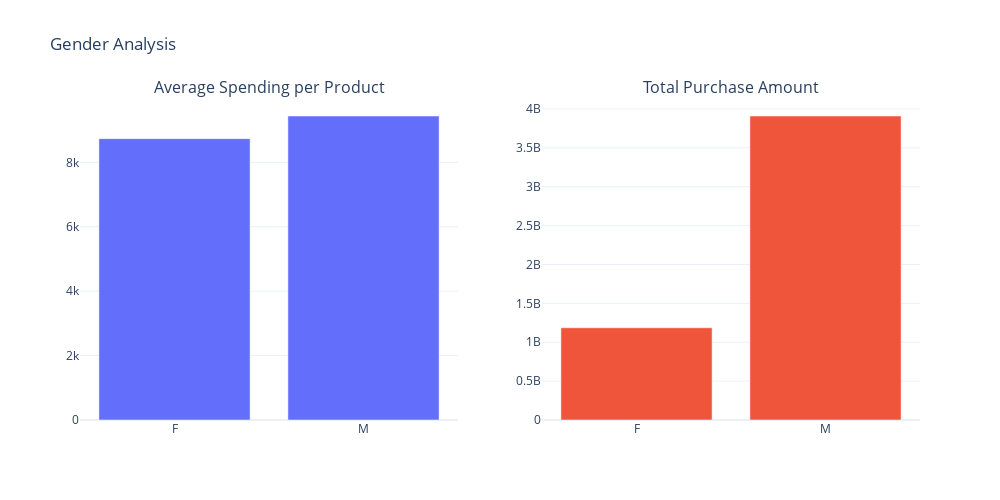
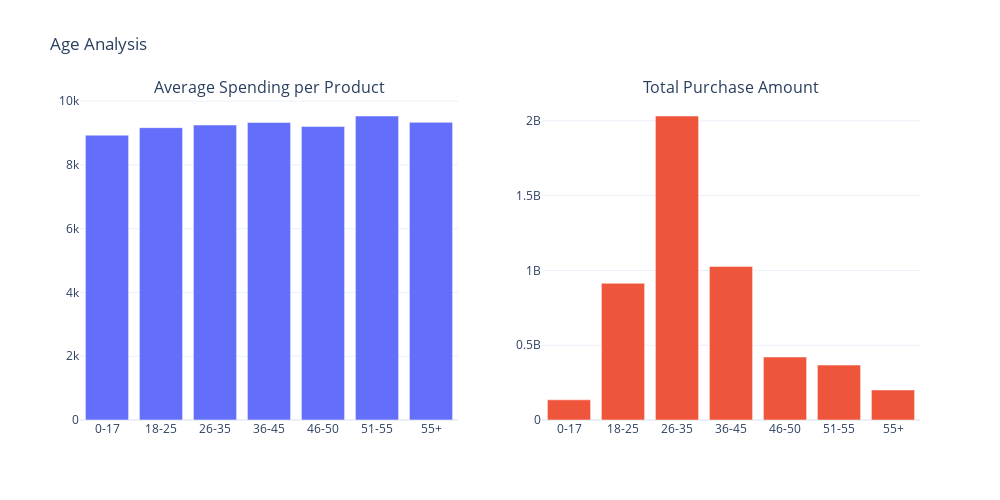
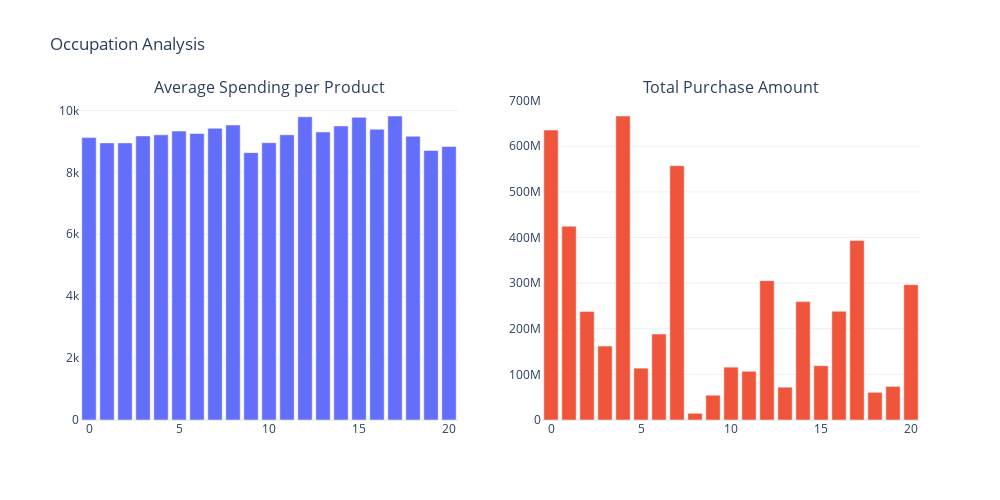
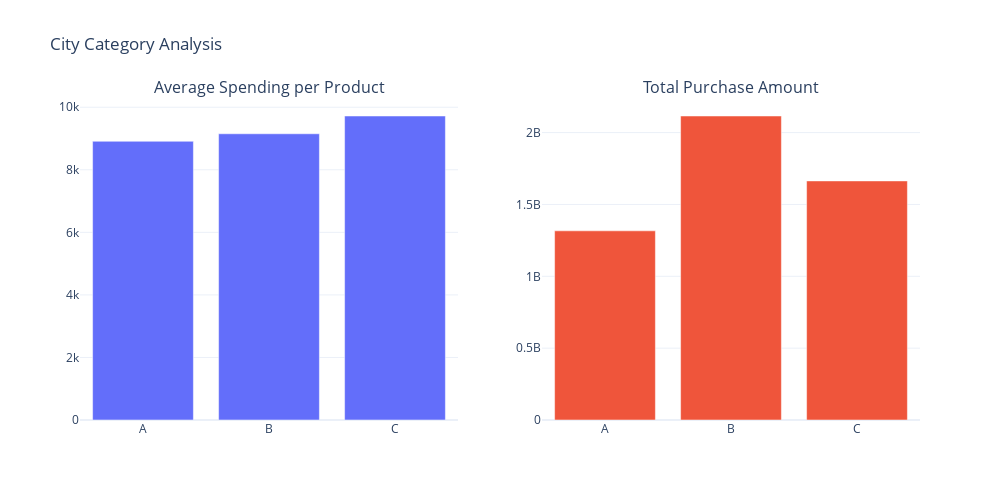

The notebook cell these images were saved under, in order:
### Code cell
figure_list

for i in figure_list:
    i.show()

### Figure 1 — Plotly figure (JSON) as saved in the notebook; plotly's stock layout.template omitted (floating-point values rounded to 4 significant figures)
{"data": [{"name": "Average Spending per Product", "type": "bar", "x": ["F", "M"], "xaxis": "x", "y": [8735.0, 9438.0], "yaxis": "y"}, {"name": "Total Purchase Amount", "type": "bar", "x": ["F", "M"], "xaxis": "x2", "y": [1186232642, 3909580100], "yaxis": "y2"}], "layout": {"annotations": [{"font": {"size": 16}, "showarrow": false, "text": "Average Spending per Product", "x": 0.225, "xanchor": "center", "xref": "paper", "y": 1, "yanchor": "bottom", "yref": "paper"}, {"font": {"size": 16}, "showarrow": false, "text": "Total Purchase Amount", "x": 0.775, "xanchor": "center", "xref": "paper", "y": 1, "yanchor": "bottom", "yref": "paper"}], "height": 500, "showlegend": false, "title": {"text": "Gender Analysis"}, "width": 1000, "xaxis": {"anchor": "y", "domain": [0, 0.45]}, "xaxis2": {"anchor": "y2", "domain": [0.55, 1]}, "yaxis": {"anchor": "x", "domain": [0, 1]}, "yaxis2": {"anchor": "x2", "domain": [0, 1]}}}

### Figure 2 — Plotly figure (JSON) as saved in the notebook; plotly's stock layout.template omitted (floating-point values rounded to 4 significant figures)
{"data": [{"name": "Average Spending per Product", "type": "bar", "x": ["0-17", "18-25", "26-35", "36-45", "46-50", "51-55", "55+"], "xaxis": "x", "y": [8933.0, 9170.0, 9253.0, 9331.0, 9209.0, 9535.0, 9336.0], "yaxis": "y"}, {"name": "Total Purchase Amount", "type": "bar", "x": ["0-17", "18-25", "26-35", "36-45", "46-50", "51-55", "55+"], "xaxis": "x2", "y": [134913183, 913848675, 2031770578, 1026569884, 420843403, 367099644, 200767375], "yaxis": "y2"}], "layout": {"annotations": [{"font": {"size": 16}, "showarrow": false, "text": "Average Spending per Product", "x": 0.225, "xanchor": "center", "xref": "paper", "y": 1, "yanchor": "bottom", "yref": "paper"}, {"font": {"size": 16}, "showarrow": false, "text": "Total Purchase Amount", "x": 0.775, "xanchor": "center", "xref": "paper", "y": 1, "yanchor": "bottom", "yref": "paper"}], "height": 500, "showlegend": false, "title": {"text": "Age Analysis"}, "width": 1000, "xaxis": {"anchor": "y", "domain": [0, 0.45]}, "xaxis2": {"anchor": "y2", "domain": [0.55, 1]}, "yaxis": {"anchor": "x", "domain": [0, 1]}, "yaxis2": {"anchor": "x2", "domain": [0, 1]}}}

### Figure 3 — Plotly figure (JSON) as saved in the notebook; plotly's stock layout.template omitted (floating-point values rounded to 4 significant figures)
{"data": [{"name": "Average Spending per Product", "type": "bar", "x": [0, 1, 2, 3, 4, 5, 6, 7, 8, 9, 10, 11, 12, 13, 14, 15, 16, 17, 18, 19, 20], "xaxis": "x", "y": [9124.0, 8953.0, 8952.0, 9179.0, 9214.0, 9333.0, 9257.0, 9426.0, 9533.0, 8638.0, 8959.0, 9214.0, 9797.0, 9306.0, 9501.0, 9779.0, 9394.0, 9821.0, 9170.0, 8711.0, 8836.0], "yaxis": "y"}, {"name": "Total Purchase Amount", "type": "bar", "x": [0, 1, 2, 3, 4, 5, 6, 7, 8, 9, 10, 11, 12, 13, 14, 15, 16, 17, 18, 19, 20], "xaxis": "x2", "y": [635406958, 424614144, 238028583, 162002168, 666244484, 113649759, 188416784, 557371587, 14737388, 54340046, 115844465, 106751618, 305449446, 71919481, 259454692, 118960211, 238346955, 393281453, 60721461, 73700617, 296570442], "yaxis": "y2"}], "layout": {"annotations": [{"font": {"size": 16}, "showarrow": false, "text": "Average Spending per Product", "x": 0.225, "xanchor": "center", "xref": "paper", "y": 1, "yanchor": "bottom", "yref": "paper"}, {"font": {"size": 16}, "showarrow": false, "text": "Total Purchase Amount", "x": 0.775, "xanchor": "center", "xref": "paper", "y": 1, "yanchor": "bottom", "yref": "paper"}], "height": 500, "showlegend": false, "title": {"text": "Occupation Analysis"}, "width": 1000, "xaxis": {"anchor": "y", "domain": [0, 0.45]}, "xaxis2": {"anchor": "y2", "domain": [0.55, 1]}, "yaxis": {"anchor": "x", "domain": [0, 1]}, "yaxis2": {"anchor": "x2", "domain": [0, 1]}}}

### Figure 4 — Plotly figure (JSON) as saved in the notebook; plotly's stock layout.template omitted (floating-point values rounded to 4 significant figures)
{"data": [{"name": "Average Spending per Product", "type": "bar", "x": ["A", "B", "C"], "xaxis": "x", "y": [8912.0, 9151.0, 9720.0], "yaxis": "y"}, {"name": "Total Purchase Amount", "type": "bar", "x": ["A", "B", "C"], "xaxis": "x2", "y": [1316471661, 2115533605, 1663807476], "yaxis": "y2"}], "layout": {"annotations": [{"font": {"size": 16}, "showarrow": false, "text": "Average Spending per Product", "x": 0.225, "xanchor": "center", "xref": "paper", "y": 1, "yanchor": "bottom", "yref": "paper"}, {"font": {"size": 16}, "showarrow": false, "text": "Total Purchase Amount", "x": 0.775, "xanchor": "center", "xref": "paper", "y": 1, "yanchor": "bottom", "yref": "paper"}], "height": 500, "showlegend": false, "title": {"text": "City Category Analysis"}, "width": 1000, "xaxis": {"anchor": "y", "domain": [0, 0.45]}, "xaxis2": {"anchor": "y2", "domain": [0.55, 1]}, "yaxis": {"anchor": "x", "domain": [0, 1]}, "yaxis2": {"anchor": "x2", "domain": [0, 1]}}}
